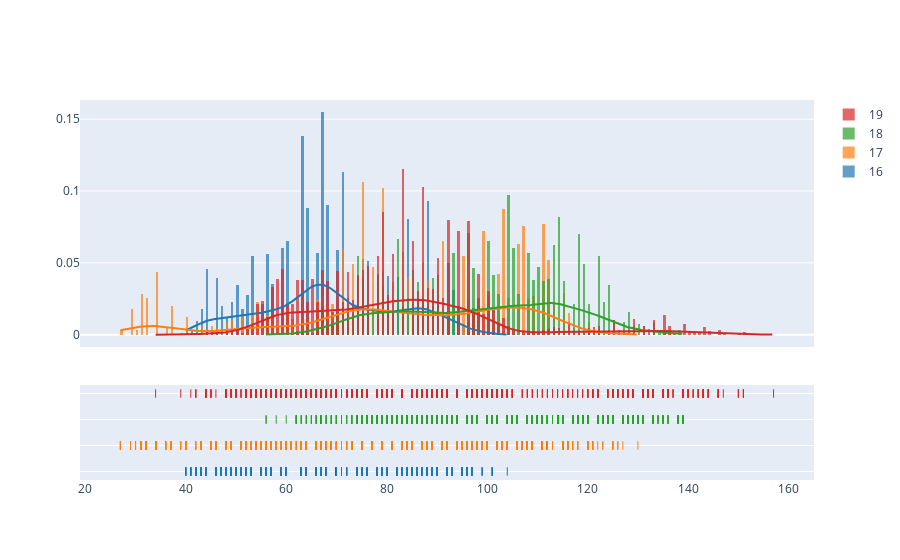

Source (notebook cell):
### Code cell
group_labels = [16, 17, 18, 19]

att1 = df[16]
att2 = df[17]
att3 = df[18]
att4 = df[19]

fig = ff.create_distplot([att1, att2, att3, att4], group_labels, bin_size=0.5)
fig.show()

### Figure 1 — Plotly figure (JSON) as saved in the notebook; plotly's stock layout.template omitted (floating-point values rounded to 4 significant figures; data arrays with more than 128 entries replaced by an {"elided": "..."} marker saying what was removed)
{"data": [{"autobinx": false, "histnorm": "probability density", "legendgroup": "16", "marker": {"color": "rgb(31, 119, 180)"}, "name": "16", "opacity": 0.7, "type": "histogram", "x": {"elided": "4435 int values"}, "xaxis": "x", "xbins": {"end": 104, "size": 0.5, "start": 40}, "yaxis": "y"}, {"autobinx": false, "histnorm": "probability density", "legendgroup": "17", "marker": {"color": "rgb(255, 127, 14)"}, "name": "17", "opacity": 0.7, "type": "histogram", "x": {"elided": "4435 int values"}, "xaxis": "x", "xbins": {"end": 130, "size": 0.5, "start": 27}, "yaxis": "y"}, {"autobinx": false, "histnorm": "probability density", "legendgroup": "18", "marker": {"color": "rgb(44, 160, 44)"}, "name": "18", "opacity": 0.7, "type": "histogram", "x": {"elided": "4435 int values"}, "xaxis": "x", "xbins": {"end": 139, "size": 0.5, "start": 56}, "yaxis": "y"}, {"autobinx": false, "histnorm": "probability density", "legendgroup": "19", "marker": {"color": "rgb(214, 39, 40)"}, "name": "19", "opacity": 0.7, "type": "histogram", "x": {"elided": "4435 int values"}, "xaxis": "x", "xbins": {"end": 157, "size": 0.5, "start": 34}, "yaxis": "y"}, {"legendgroup": "16", "marker": {"color": "rgb(31, 119, 180)"}, "mode": "lines", "name": "16", "showlegend": false, "type": "scatter", "x": {"elided": "500 float values"}, "xaxis": "x", "y": {"elided": "500 float values"}, "yaxis": "y"}, {"legendgroup": "17", "marker": {"color": "rgb(255, 127, 14)"}, "mode": "lines", "name": "17", "showlegend": false, "type": "scatter", "x": {"elided": "500 float values"}, "xaxis": "x", "y": {"elided": "500 float values"}, "yaxis": "y"}, {"legendgroup": "18", "marker": {"color": "rgb(44, 160, 44)"}, "mode": "lines", "name": "18", "showlegend": false, "type": "scatter", "x": {"elided": "500 float values"}, "xaxis": "x", "y": {"elided": "500 float values"}, "yaxis": "y"}, {"legendgroup": "19", "marker": {"color": "rgb(214, 39, 40)"}, "mode": "lines", "name": "19", "showlegend": false, "type": "scatter", "x": {"elided": "500 float values"}, "xaxis": "x", "y": {"elided": "500 float values"}, "yaxis": "y"}, {"legendgroup": "16", "marker": {"color": "rgb(31, 119, 180)", "symbol": "line-ns-open"}, "mode": "markers", "name": "16", "showlegend": false, "type": "scatter", "x": {"elided": "4435 int values"}, "xaxis": "x", "y": {"elided": "4435 int values"}, "yaxis": "y2"}, {"legendgroup": "17", "marker": {"color": "rgb(255, 127, 14)", "symbol": "line-ns-open"}, "mode": "markers", "name": "17", "showlegend": false, "type": "scatter", "x": {"elided": "4435 int values"}, "xaxis": "x", "y": {"elided": "4435 int values"}, "yaxis": "y2"}, {"legendgroup": "18", "marker": {"color": "rgb(44, 160, 44)", "symbol": "line-ns-open"}, "mode": "markers", "name": "18", "showlegend": false, "type": "scatter", "x": {"elided": "4435 int values"}, "xaxis": "x", "y": {"elided": "4435 int values"}, "yaxis": "y2"}, {"legendgroup": "19", "marker": {"color": "rgb(214, 39, 40)", "symbol": "line-ns-open"}, "mode": "markers", "name": "19", "showlegend": false, "type": "scatter", "x": {"elided": "4435 int values"}, "xaxis": "x", "y": {"elided": "4435 int values"}, "yaxis": "y2"}], "layout": {"barmode": "overlay", "hovermode": "closest", "legend": {"traceorder": "reversed"}, "xaxis": {"anchor": "y2", "domain": [0, 1], "zeroline": false}, "yaxis": {"anchor": "free", "domain": [0.35, 1], "position": 0}, "yaxis2": {"anchor": "x", "domain": [0, 0.25], "dtick": 1, "showticklabels": false}}}
